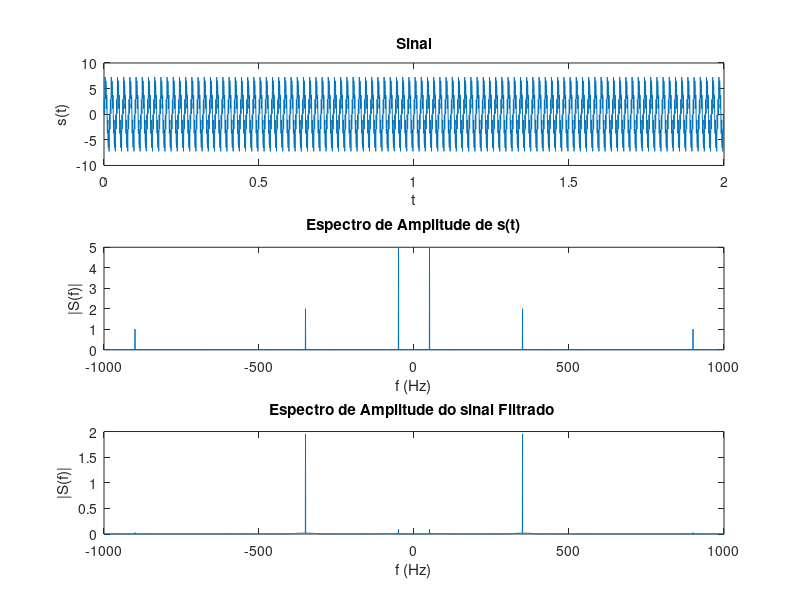
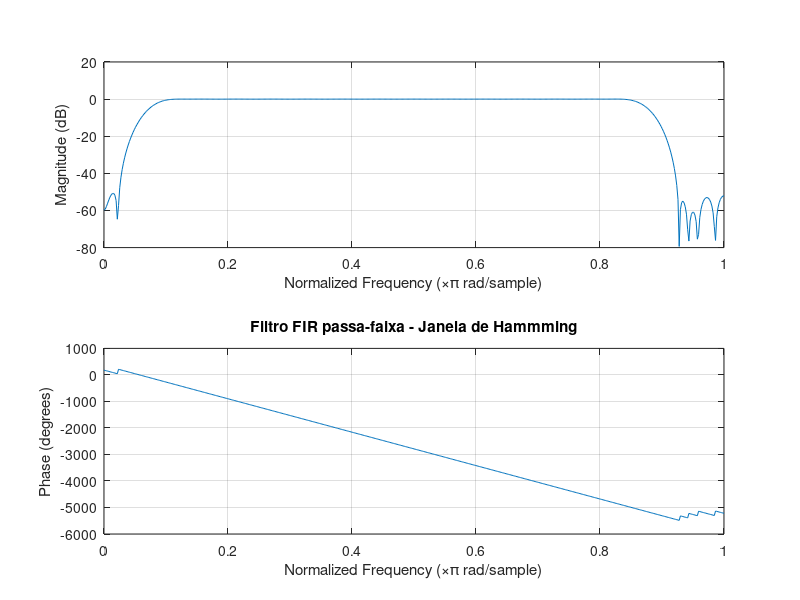
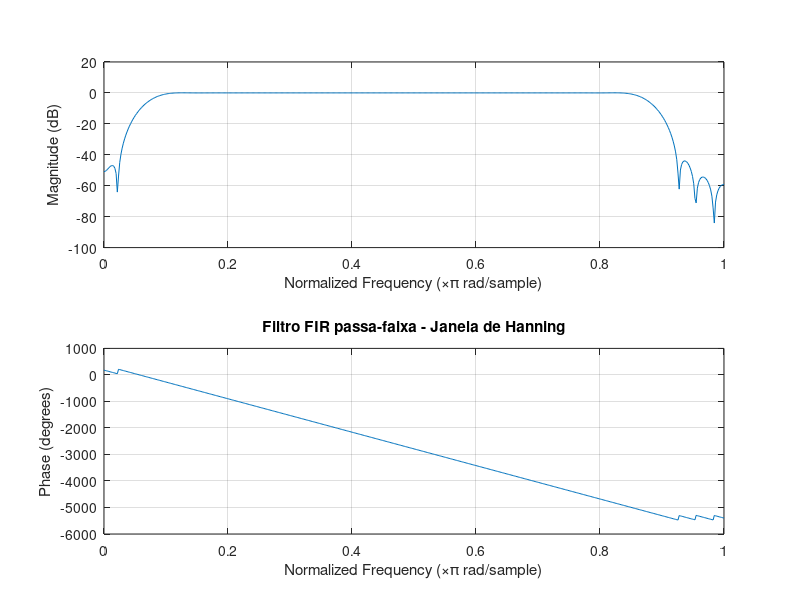
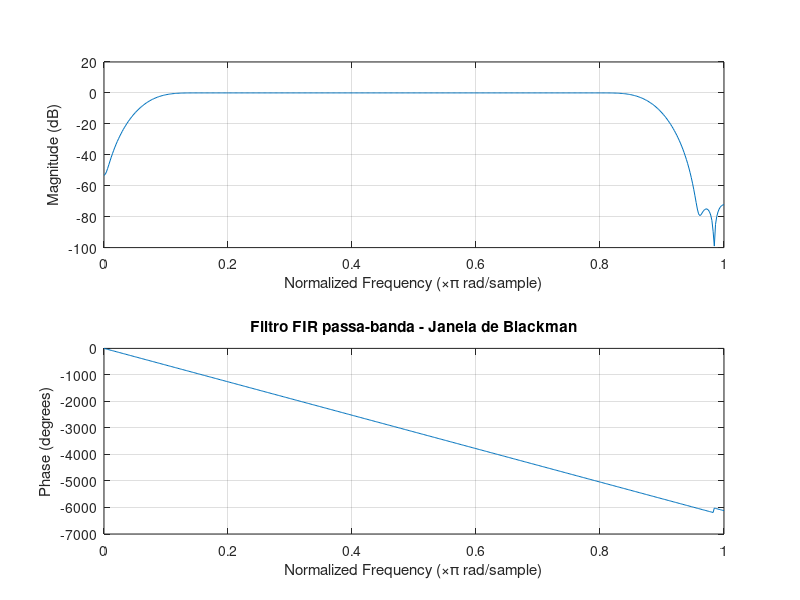

Recreate these plots in MATLAB, in order.
clear all
M = 71;

limiar_seguranca = 20;
Omega_c1 = 50+limiar_seguranca;
Omega_c2 = 900-limiar_seguranca;
Omega_s = 2000;
wc1 = Omega_c1*2*pi/Omega_s;
wc2 = Omega_c2*2*pi/Omega_s;
%% Resposta ao impulso do filtro ideal h[n]
n = [-1*((M-1)/2):(M-1)/2];
h_n = ((sin(wc2.*n) - sin(wc1.*n))./(pi.*n)); %resposta ao impulso para ≠0
h_n(((M-1)/2)+1) = (wc2 - wc1)/pi; %resposta ao impulso para n=0
w_hamm = 0.54 + 0.46*cos(2*n.*pi/(M));%coeficientes da janela de hamming
w_hann = 0.5 + 0.5*cos(2*n.*pi/(M));%coeficientes da janela de hanning
w_black = 0.42+0.5*cos(2*n.*pi/(M))+0.08*cos(4*n.*pi/(M)); %coeficientes da janela de blackman
h_ret = h_n;
h_hamm = w_hamm.*h_n;
h_hann = w_hann.*h_n;
h_black = w_black.*h_n;
figure
freqz(h_ret,1);
title('Filtro FIR passa-faixa - Janela Retangular')

figure
freqz(h_hamm,1);
title('Filtro FIR passa-faixa - Janela de Hammming')


figure
freqz(h_hann,1);
title('Filtro FIR passa-faixa - Janela de Hanning')

figure
freqz(h_black,1);
title('Filtro FIR passa-banda - Janela de Blackman')

%% Sinal
tmin = 0;
tmax = 2;
Fs=2000;
Ts=1/Fs;

L=(tmax-tmin)/Ts;
t=tmin:Ts:tmax-Ts;
s = 5*sin(2*pi*50*t) + 2*sin(2*pi*350*t) + sin(2*pi*900*t);
S = fft(s);
S = abs(2*S/L);
S = fftshift(S);
freq = Fs*(-(L/2):(L/2)-1)/L;
%% Gráficos do sinal
figure(1)
subplot(3,1,1),plot(t,s);
title('Sinal')
xlabel('t')
ylabel('s(t)')
subplot(3,1,2),plot(freq,S)
title('Espectro de Amplitude de s(t)')
xlabel('f (Hz)')
ylabel('|S(f)|')
h_hamm = w_hamm.*h_n;
h_hann = w_hann.*h_n;
h_black = w_black.*h_n;
s_f_h_ret = filter(h_ret,1,s);
S_F_h_ret = fft(s_f_h_ret);
S_F_h_ret = abs(2*S_F_h_ret/L);
S_F_h_ret = fftshift(S_F_h_ret);
subplot(3,1,3),plot(freq,S_F_h_ret)
title('Espectro de Amplitude do sinal Filtrado ')
xlabel('f (Hz)')
ylabel('|S(f)|')

